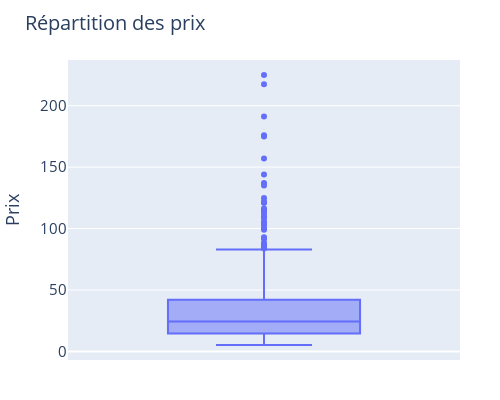

Notebook code cell kept with this figure:
### Markdown cell above
<div style="border: 1px solid RGB(51,165,182);" >
<h3 style="margin: auto; padding: 20px; color: RGB(51,165,182); ">Etape 4.1 - Exploration par la visualisation de données</h3>
</div>

### Code cell
#Création d'une Boite à moustache de la répartition des prix grâce à Pandas

fig = px.box(df_erp_web, y="price", title="Répartition des prix", labels={"price": "Prix"})

# esthétique
fig.update_layout(
    width=500,  # Réduire la largeur
    height=400,  # Réduire la hauteur
    title_font_size=20,  # Agrandir le titre
    font=dict(size=15),  # Augmenter la taille du texte
    margin=dict(l=40, r=40, t=60, b=40),  # Réduire les marges
)

fig.show()


# ajouter product_id info bulle

### Figure 1 — Plotly figure (JSON) as saved in the notebook; plotly's stock layout.template omitted (floating-point values rounded to 4 significant figures; data arrays with more than 128 entries replaced by an {"elided": "..."} marker saying what was removed)
{"data": [{"alignmentgroup": "True", "hovertemplate": "Prix=%{y}<extra></extra>", "legendgroup": "", "marker": {"color": "#636efa"}, "name": "", "notched": false, "offsetgroup": "", "orientation": "v", "showlegend": false, "type": "box", "x0": " ", "xaxis": "x", "y": {"elided": "825 float values"}, "y0": " ", "yaxis": "y"}], "layout": {"boxmode": "group", "font": {"size": 15}, "height": 400, "legend": {"tracegroupgap": 0}, "margin": {"b": 40, "l": 40, "r": 40, "t": 60}, "title": {"font": {"size": 20}, "text": "Répartition des prix"}, "width": 500, "xaxis": {"anchor": "y", "domain": [0, 1]}, "yaxis": {"anchor": "x", "domain": [0, 1], "title": {"text": "Prix"}}}}
